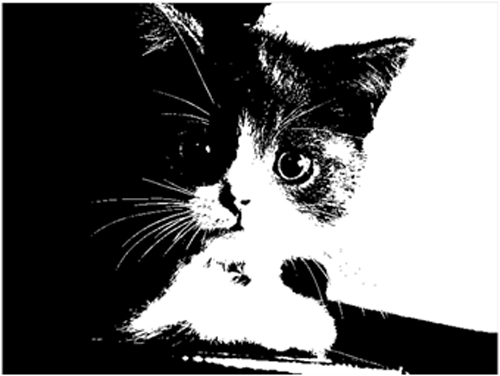
#> input picture tugas 10/biner.jpeg, 500 x 376 px
$ python Houghcircletransform.py
#> lines starting #> are read from the running program, lines starting #| are printed output that depends on the picture; after the words box and inside, x2 and y2 are one past the last pixel; in counts of white or black regions, pixels touching at a corner belong together
import cv2
import numpy as np

# Baca citra biner sebagai citra grayscale
input_image = cv2.imread('biner.jpeg', cv2.IMREAD_GRAYSCALE)
#> input_image is the input picture: shape (376, 500); min 0, max 255, mean 111.1

# Salin citra asli ke citra target untuk region filling
target_image = input_image.copy()

# Tentukan titik awal (seed) untuk region filling
seed_point = (100, 100)  # Koordinat (x, y) seed point
target_image[seed_point[1], seed_point[0]] = 1
#> target_image: shape (376, 500); under 0.01% of pixels changed, all inside (x1, y1, x2, y2) = (100, 100, 101, 101)

# Buat elemen struktural (kernel) untuk operasi dilasi (strel simetrik)
kernel = np.array([[1, 1, 1],
                  [1, 1, 1],
                  [1, 1, 1]], np.uint8)

# Lakukan region filling menggunakan operasi dilasi dan interseksi
while True:
    prev_target_image = target_image.copy()
    dilated_image = cv2.dilate(target_image, kernel, iterations=1)
    target_image = np.minimum(dilated_image, input_image)
    # Jika tidak ada perubahan pada citra target, proses selesai
    if np.array_equal(target_image, prev_target_image):
        break
#> this loop made 2 passes
#> pass 1, `dilated_image = cv2.dilate(target_image, kernel, iterations=1)`:
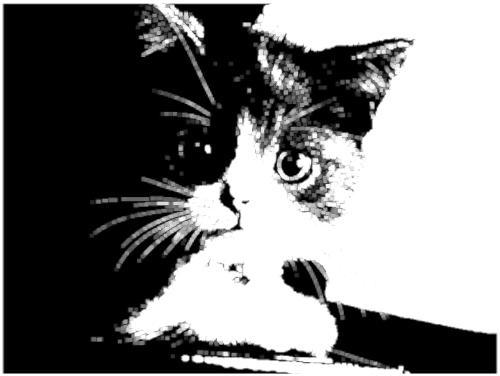
#> dilated_image: shape (376, 500); min 0, max 255, mean 123.5

# Tampilkan citra asli dan hasil region filling
cv2.imshow('Citra Asli', input_image)
cv2.imshow('Hasil Region Filling', target_image * 255)  # Mengecilkan hasil ke 0 dan 255
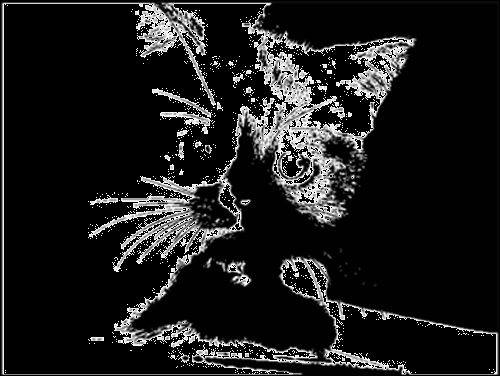
#> window 'Hasil Region Filling': shape (376, 500); min 0, max 255, mean 28.4
cv2.waitKey(0)
cv2.destroyAllWindows()
